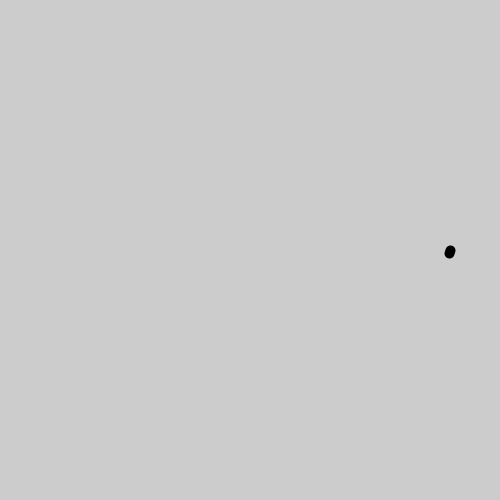
Frame 1 (no input)
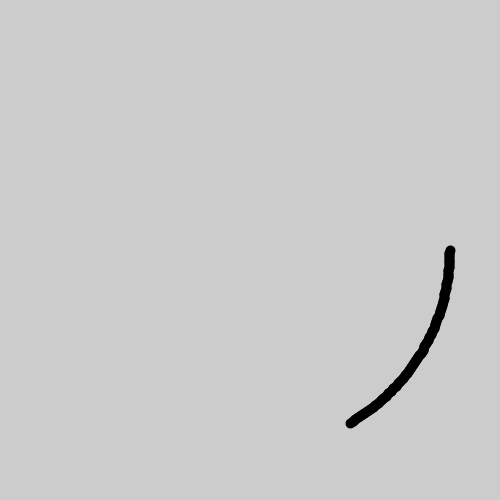
Frame 60 (the mouse pressed at the canvas centre just before this capture)
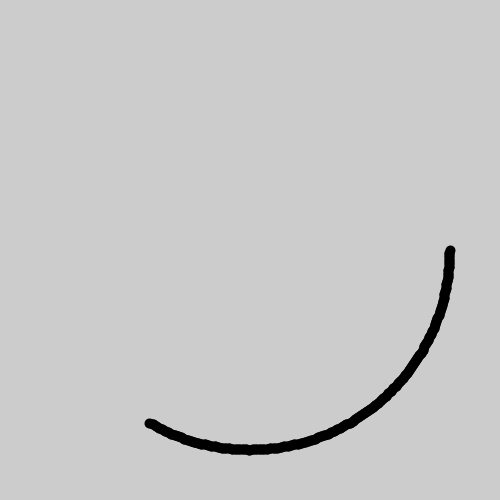
Frame 120 (the mouse held since frame 60 and released just before this capture)

The Processing sketch that drew these frames (run headless with seeded random() and noise(); from frame 60 on, the mouse is pressed at the canvas centre):

// Processing sketch: round3
// ── round3.pde
int angle=0;
float px=0,py=0;
float radius = 200;
void setup() {
  size(500,500);
  px = width/2 + radius * cos(radians(angle));
  py = height/2 + radius * sin(radians(angle));
  strokeWeight(10);
}

void draw() {
  angle += 1;
  float x = width/2 + radius * cos(radians(angle));
  float y = height/2 + radius * sin(radians(angle));
  stroke(0);
  line(px,py,x,y);
  px = x;
  py = y;
}
